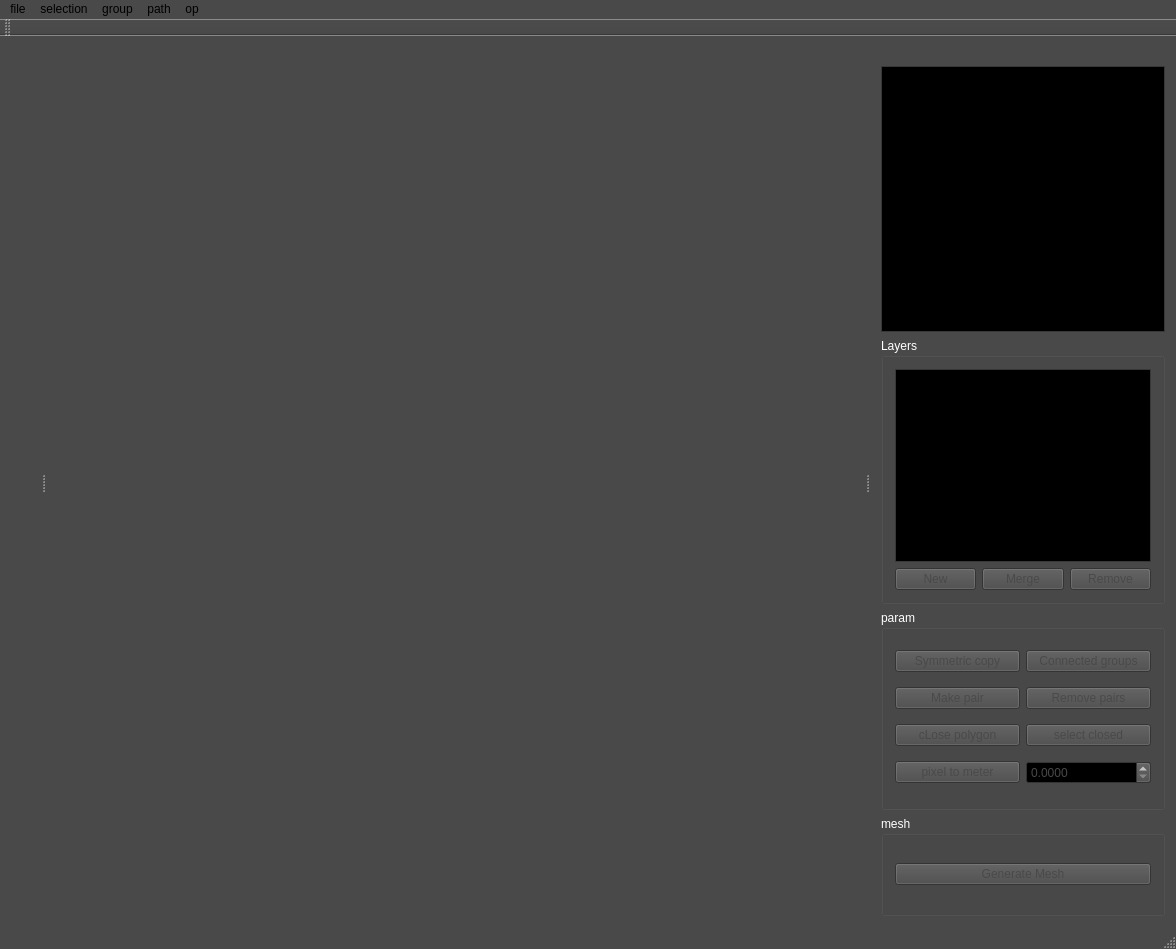
<?xml version="1.0" encoding="UTF-8"?>
<ui version="4.0">
 <class>SewingEditorClass</class>
 <widget class="QMainWindow" name="SewingEditorClass">
  <property name="geometry">
   <rect>
    <x>0</x>
    <y>0</y>
    <width>1176</width>
    <height>949</height>
   </rect>
  </property>
  <property name="palette">
   <palette>
    <active>
     <colorrole role="WindowText">
      <brush brushstyle="SolidPattern">
       <color alpha="255">
        <red>255</red>
        <green>255</green>
        <blue>255</blue>
       </color>
      </brush>
     </colorrole>
     <colorrole role="Button">
      <brush brushstyle="SolidPattern">
       <color alpha="255">
        <red>73</red>
        <green>73</green>
        <blue>73</blue>
       </color>
      </brush>
     </colorrole>
     <colorrole role="Light">
      <brush brushstyle="SolidPattern">
       <color alpha="255">
        <red>109</red>
        <green>109</green>
        <blue>109</blue>
       </color>
      </brush>
     </colorrole>
     <colorrole role="Midlight">
      <brush brushstyle="SolidPattern">
       <color alpha="255">
        <red>91</red>
        <green>91</green>
        <blue>91</blue>
       </color>
      </brush>
     </colorrole>
     <colorrole role="Dark">
      <brush brushstyle="SolidPattern">
       <color alpha="255">
        <red>36</red>
        <green>36</green>
        <blue>36</blue>
       </color>
      </brush>
     </colorrole>
     <colorrole role="Mid">
      <brush brushstyle="SolidPattern">
       <color alpha="255">
        <red>48</red>
        <green>48</green>
        <blue>48</blue>
       </color>
      </brush>
     </colorrole>
     <colorrole role="Text">
      <brush brushstyle="SolidPattern">
       <color alpha="255">
        <red>73</red>
        <green>73</green>
        <blue>73</blue>
       </color>
      </brush>
     </colorrole>
     <colorrole role="BrightText">
      <brush brushstyle="SolidPattern">
       <color alpha="255">
        <red>73</red>
        <green>73</green>
        <blue>73</blue>
       </color>
      </brush>
     </colorrole>
     <colorrole role="ButtonText">
      <brush brushstyle="SolidPattern">
       <color alpha="255">
        <red>73</red>
        <green>73</green>
        <blue>73</blue>
       </color>
      </brush>
     </colorrole>
     <colorrole role="Base">
      <brush brushstyle="SolidPattern">
       <color alpha="255">
        <red>0</red>
        <green>0</green>
        <blue>0</blue>
       </color>
      </brush>
     </colorrole>
     <colorrole role="Window">
      <brush brushstyle="SolidPattern">
       <color alpha="255">
        <red>73</red>
        <green>73</green>
        <blue>73</blue>
       </color>
      </brush>
     </colorrole>
     <colorrole role="Shadow">
      <brush brushstyle="SolidPattern">
       <color alpha="255">
        <red>0</red>
        <green>0</green>
        <blue>0</blue>
       </color>
      </brush>
     </colorrole>
     <colorrole role="HighlightedText">
      <brush brushstyle="SolidPattern">
       <color alpha="255">
        <red>73</red>
        <green>73</green>
        <blue>73</blue>
       </color>
      </brush>
     </colorrole>
     <colorrole role="AlternateBase">
      <brush brushstyle="SolidPattern">
       <color alpha="255">
        <red>36</red>
        <green>36</green>
        <blue>36</blue>
       </color>
      </brush>
     </colorrole>
     <colorrole role="NoRole">
      <brush brushstyle="SolidPattern">
       <color alpha="255">
        <red>73</red>
        <green>73</green>
        <blue>73</blue>
       </color>
      </brush>
     </colorrole>
     <colorrole role="ToolTipBase">
      <brush brushstyle="SolidPattern">
       <color alpha="255">
        <red>255</red>
        <green>255</green>
        <blue>220</blue>
       </color>
      </brush>
     </colorrole>
     <colorrole role="ToolTipText">
      <brush brushstyle="SolidPattern">
       <color alpha="255">
        <red>0</red>
        <green>0</green>
        <blue>0</blue>
       </color>
      </brush>
     </colorrole>
    </active>
    <inactive>
     <colorrole role="WindowText">
      <brush brushstyle="SolidPattern">
       <color alpha="255">
        <red>255</red>
        <green>255</green>
        <blue>255</blue>
       </color>
      </brush>
     </colorrole>
     <colorrole role="Button">
      <brush brushstyle="SolidPattern">
       <color alpha="255">
        <red>73</red>
        <green>73</green>
        <blue>73</blue>
       </color>
      </brush>
     </colorrole>
     <colorrole role="Light">
      <brush brushstyle="SolidPattern">
       <color alpha="255">
        <red>109</red>
        <green>109</green>
        <blue>109</blue>
       </color>
      </brush>
     </colorrole>
     <colorrole role="Midlight">
      <brush brushstyle="SolidPattern">
       <color alpha="255">
        <red>91</red>
        <green>91</green>
        <blue>91</blue>
       </color>
      </brush>
     </colorrole>
     <colorrole role="Dark">
      <brush brushstyle="SolidPattern">
       <color alpha="255">
        <red>36</red>
        <green>36</green>
        <blue>36</blue>
       </color>
      </brush>
     </colorrole>
     <colorrole role="Mid">
      <brush brushstyle="SolidPattern">
       <color alpha="255">
        <red>48</red>
        <green>48</green>
        <blue>48</blue>
       </color>
      </brush>
     </colorrole>
     <colorrole role="Text">
      <brush brushstyle="SolidPattern">
       <color alpha="255">
        <red>73</red>
        <green>73</green>
        <blue>73</blue>
       </color>
      </brush>
     </colorrole>
     <colorrole role="BrightText">
      <brush brushstyle="SolidPattern">
       <color alpha="255">
        <red>73</red>
        <green>73</green>
        <blue>73</blue>
       </color>
      </brush>
     </colorrole>
     <colorrole role="ButtonText">
      <brush brushstyle="SolidPattern">
       <color alpha="255">
        <red>73</red>
        <green>73</green>
        <blue>73</blue>
       </color>
      </brush>
     </colorrole>
     <colorrole role="Base">
      <brush brushstyle="SolidPattern">
       <color alpha="255">
        <red>0</red>
        <green>0</green>
        <blue>0</blue>
       </color>
      </brush>
     </colorrole>
     <colorrole role="Window">
      <brush brushstyle="SolidPattern">
       <color alpha="255">
        <red>73</red>
        <green>73</green>
        <blue>73</blue>
       </color>
      </brush>
     </colorrole>
     <colorrole role="Shadow">
      <brush brushstyle="SolidPattern">
       <color alpha="255">
        <red>0</red>
        <green>0</green>
        <blue>0</blue>
       </color>
      </brush>
     </colorrole>
     <colorrole role="HighlightedText">
      <brush brushstyle="SolidPattern">
       <color alpha="255">
        <red>73</red>
        <green>73</green>
        <blue>73</blue>
       </color>
      </brush>
     </colorrole>
     <colorrole role="AlternateBase">
      <brush brushstyle="SolidPattern">
       <color alpha="255">
        <red>36</red>
        <green>36</green>
        <blue>36</blue>
       </color>
      </brush>
     </colorrole>
     <colorrole role="NoRole">
      <brush brushstyle="SolidPattern">
       <color alpha="255">
        <red>73</red>
        <green>73</green>
        <blue>73</blue>
       </color>
      </brush>
     </colorrole>
     <colorrole role="ToolTipBase">
      <brush brushstyle="SolidPattern">
       <color alpha="255">
        <red>255</red>
        <green>255</green>
        <blue>220</blue>
       </color>
      </brush>
     </colorrole>
     <colorrole role="ToolTipText">
      <brush brushstyle="SolidPattern">
       <color alpha="255">
        <red>0</red>
        <green>0</green>
        <blue>0</blue>
       </color>
      </brush>
     </colorrole>
    </inactive>
    <disabled>
     <colorrole role="WindowText">
      <brush brushstyle="SolidPattern">
       <color alpha="255">
        <red>36</red>
        <green>36</green>
        <blue>36</blue>
       </color>
      </brush>
     </colorrole>
     <colorrole role="Button">
      <brush brushstyle="SolidPattern">
       <color alpha="255">
        <red>73</red>
        <green>73</green>
        <blue>73</blue>
       </color>
      </brush>
     </colorrole>
     <colorrole role="Light">
      <brush brushstyle="SolidPattern">
       <color alpha="255">
        <red>109</red>
        <green>109</green>
        <blue>109</blue>
       </color>
      </brush>
     </colorrole>
     <colorrole role="Midlight">
      <brush brushstyle="SolidPattern">
       <color alpha="255">
        <red>91</red>
        <green>91</green>
        <blue>91</blue>
       </color>
      </brush>
     </colorrole>
     <colorrole role="Dark">
      <brush brushstyle="SolidPattern">
       <color alpha="255">
        <red>36</red>
        <green>36</green>
        <blue>36</blue>
       </color>
      </brush>
     </colorrole>
     <colorrole role="Mid">
      <brush brushstyle="SolidPattern">
       <color alpha="255">
        <red>48</red>
        <green>48</green>
        <blue>48</blue>
       </color>
      </brush>
     </colorrole>
     <colorrole role="Text">
      <brush brushstyle="SolidPattern">
       <color alpha="255">
        <red>36</red>
        <green>36</green>
        <blue>36</blue>
       </color>
      </brush>
     </colorrole>
     <colorrole role="BrightText">
      <brush brushstyle="SolidPattern">
       <color alpha="255">
        <red>73</red>
        <green>73</green>
        <blue>73</blue>
       </color>
      </brush>
     </colorrole>
     <colorrole role="ButtonText">
      <brush brushstyle="SolidPattern">
       <color alpha="255">
        <red>36</red>
        <green>36</green>
        <blue>36</blue>
       </color>
      </brush>
     </colorrole>
     <colorrole role="Base">
      <brush brushstyle="SolidPattern">
       <color alpha="255">
        <red>73</red>
        <green>73</green>
        <blue>73</blue>
       </color>
      </brush>
     </colorrole>
     <colorrole role="Window">
      <brush brushstyle="SolidPattern">
       <color alpha="255">
        <red>73</red>
        <green>73</green>
        <blue>73</blue>
       </color>
      </brush>
     </colorrole>
     <colorrole role="Shadow">
      <brush brushstyle="SolidPattern">
       <color alpha="255">
        <red>0</red>
        <green>0</green>
        <blue>0</blue>
       </color>
      </brush>
     </colorrole>
     <colorrole role="HighlightedText">
      <brush brushstyle="SolidPattern">
       <color alpha="255">
        <red>73</red>
        <green>73</green>
        <blue>73</blue>
       </color>
      </brush>
     </colorrole>
     <colorrole role="AlternateBase">
      <brush brushstyle="SolidPattern">
       <color alpha="255">
        <red>73</red>
        <green>73</green>
        <blue>73</blue>
       </color>
      </brush>
     </colorrole>
     <colorrole role="NoRole">
      <brush brushstyle="SolidPattern">
       <color alpha="255">
        <red>73</red>
        <green>73</green>
        <blue>73</blue>
       </color>
      </brush>
     </colorrole>
     <colorrole role="ToolTipBase">
      <brush brushstyle="SolidPattern">
       <color alpha="255">
        <red>255</red>
        <green>255</green>
        <blue>220</blue>
       </color>
      </brush>
     </colorrole>
     <colorrole role="ToolTipText">
      <brush brushstyle="SolidPattern">
       <color alpha="255">
        <red>0</red>
        <green>0</green>
        <blue>0</blue>
       </color>
      </brush>
     </colorrole>
    </disabled>
   </palette>
  </property>
  <property name="windowTitle">
   <string>SewingEditor</string>
  </property>
  <property name="autoFillBackground">
   <bool>true</bool>
  </property>
  <property name="documentMode">
   <bool>false</bool>
  </property>
  <widget class="QWidget" name="centralWidget">
   <layout class="QGridLayout" name="gridLayout">
    <item row="0" column="0">
     <widget class="SvgViewer" name="widget" native="true"/>
    </item>
   </layout>
  </widget>
  <widget class="QMenuBar" name="menuBar">
   <property name="enabled">
    <bool>true</bool>
   </property>
   <property name="geometry">
    <rect>
     <x>0</x>
     <y>0</y>
     <width>1176</width>
     <height>21</height>
    </rect>
   </property>
   <property name="palette">
    <palette>
     <active>
      <colorrole role="WindowText">
       <brush brushstyle="SolidPattern">
        <color alpha="255">
         <red>73</red>
         <green>73</green>
         <blue>73</blue>
        </color>
       </brush>
      </colorrole>
      <colorrole role="Button">
       <brush brushstyle="SolidPattern">
        <color alpha="255">
         <red>73</red>
         <green>73</green>
         <blue>73</blue>
        </color>
       </brush>
      </colorrole>
      <colorrole role="Base">
       <brush brushstyle="SolidPattern">
        <color alpha="255">
         <red>73</red>
         <green>73</green>
         <blue>73</blue>
        </color>
       </brush>
      </colorrole>
      <colorrole role="Window">
       <brush brushstyle="SolidPattern">
        <color alpha="255">
         <red>73</red>
         <green>73</green>
         <blue>73</blue>
        </color>
       </brush>
      </colorrole>
     </active>
     <inactive>
      <colorrole role="WindowText">
       <brush brushstyle="SolidPattern">
        <color alpha="255">
         <red>73</red>
         <green>73</green>
         <blue>73</blue>
        </color>
       </brush>
      </colorrole>
      <colorrole role="Button">
       <brush brushstyle="SolidPattern">
        <color alpha="255">
         <red>73</red>
         <green>73</green>
         <blue>73</blue>
        </color>
       </brush>
      </colorrole>
      <colorrole role="Base">
       <brush brushstyle="SolidPattern">
        <color alpha="255">
         <red>73</red>
         <green>73</green>
         <blue>73</blue>
        </color>
       </brush>
      </colorrole>
      <colorrole role="Window">
       <brush brushstyle="SolidPattern">
        <color alpha="255">
         <red>73</red>
         <green>73</green>
         <blue>73</blue>
        </color>
       </brush>
      </colorrole>
     </inactive>
     <disabled>
      <colorrole role="WindowText">
       <brush brushstyle="SolidPattern">
        <color alpha="255">
         <red>36</red>
         <green>36</green>
         <blue>36</blue>
        </color>
       </brush>
      </colorrole>
      <colorrole role="Button">
       <brush brushstyle="SolidPattern">
        <color alpha="255">
         <red>73</red>
         <green>73</green>
         <blue>73</blue>
        </color>
       </brush>
      </colorrole>
      <colorrole role="Base">
       <brush brushstyle="SolidPattern">
        <color alpha="255">
         <red>73</red>
         <green>73</green>
         <blue>73</blue>
        </color>
       </brush>
      </colorrole>
      <colorrole role="Window">
       <brush brushstyle="SolidPattern">
        <color alpha="255">
         <red>73</red>
         <green>73</green>
         <blue>73</blue>
        </color>
       </brush>
      </colorrole>
     </disabled>
    </palette>
   </property>
   <property name="autoFillBackground">
    <bool>false</bool>
   </property>
   <property name="styleSheet">
    <string notr="true">background-color: rgb(73, 73, 73);</string>
   </property>
   <property name="defaultUp">
    <bool>false</bool>
   </property>
   <property name="nativeMenuBar">
    <bool>false</bool>
   </property>
   <widget class="QMenu" name="menuFile">
    <property name="palette">
     <palette>
      <active>
       <colorrole role="Button">
        <brush brushstyle="SolidPattern">
         <color alpha="255">
          <red>73</red>
          <green>73</green>
          <blue>73</blue>
         </color>
        </brush>
       </colorrole>
       <colorrole role="Base">
        <brush brushstyle="SolidPattern">
         <color alpha="255">
          <red>73</red>
          <green>73</green>
          <blue>73</blue>
         </color>
        </brush>
       </colorrole>
       <colorrole role="Window">
        <brush brushstyle="SolidPattern">
         <color alpha="255">
          <red>73</red>
          <green>73</green>
          <blue>73</blue>
         </color>
        </brush>
       </colorrole>
      </active>
      <inactive>
       <colorrole role="Button">
        <brush brushstyle="SolidPattern">
         <color alpha="255">
          <red>73</red>
          <green>73</green>
          <blue>73</blue>
         </color>
        </brush>
       </colorrole>
       <colorrole role="Base">
        <brush brushstyle="SolidPattern">
         <color alpha="255">
          <red>73</red>
          <green>73</green>
          <blue>73</blue>
         </color>
        </brush>
       </colorrole>
       <colorrole role="Window">
        <brush brushstyle="SolidPattern">
         <color alpha="255">
          <red>73</red>
          <green>73</green>
          <blue>73</blue>
         </color>
        </brush>
       </colorrole>
      </inactive>
      <disabled>
       <colorrole role="Button">
        <brush brushstyle="SolidPattern">
         <color alpha="255">
          <red>73</red>
          <green>73</green>
          <blue>73</blue>
         </color>
        </brush>
       </colorrole>
       <colorrole role="Base">
        <brush brushstyle="SolidPattern">
         <color alpha="255">
          <red>73</red>
          <green>73</green>
          <blue>73</blue>
         </color>
        </brush>
       </colorrole>
       <colorrole role="Window">
        <brush brushstyle="SolidPattern">
         <color alpha="255">
          <red>73</red>
          <green>73</green>
          <blue>73</blue>
         </color>
        </brush>
       </colorrole>
      </disabled>
     </palette>
    </property>
    <property name="autoFillBackground">
     <bool>false</bool>
    </property>
    <property name="styleSheet">
     <string notr="true"/>
    </property>
    <property name="title">
     <string>file</string>
    </property>
    <addaction name="actionLoad_svg"/>
    <addaction name="actionSave_svg"/>
   </widget>
   <widget class="QMenu" name="menuSelection">
    <property name="autoFillBackground">
     <bool>false</bool>
    </property>
    <property name="styleSheet">
     <string notr="true"/>
    </property>
    <property name="title">
     <string>selection</string>
    </property>
    <addaction name="actionSelect_all"/>
    <addaction name="actionSelect_none"/>
    <addaction name="actionSelect_inverse"/>
    <addaction name="actionDelete_selected"/>
    <addaction name="actionSelect_similar_width"/>
   </widget>
   <widget class="QMenu" name="menuGroup">
    <property name="styleSheet">
     <string notr="true"/>
    </property>
    <property name="title">
     <string>group</string>
    </property>
    <addaction name="actionGroup"/>
    <addaction name="actionUngroup"/>
    <addaction name="actionFix_grouping"/>
   </widget>
   <widget class="QMenu" name="menuPath">
    <property name="styleSheet">
     <string notr="true"/>
    </property>
    <property name="title">
     <string>path</string>
    </property>
    <addaction name="actionSplit_selected_path"/>
    <addaction name="actionMerge_selected_path"/>
   </widget>
   <widget class="QMenu" name="menuOp">
    <property name="styleSheet">
     <string notr="true"/>
    </property>
    <property name="title">
     <string>op</string>
    </property>
    <addaction name="actionUndo"/>
    <addaction name="actionRedo"/>
   </widget>
   <addaction name="menuFile"/>
   <addaction name="menuSelection"/>
   <addaction name="menuGroup"/>
   <addaction name="menuPath"/>
   <addaction name="menuOp"/>
  </widget>
  <widget class="QToolBar" name="mainToolBar">
   <property name="palette">
    <palette>
     <active>
      <colorrole role="WindowText">
       <brush brushstyle="SolidPattern">
        <color alpha="255">
         <red>73</red>
         <green>73</green>
         <blue>73</blue>
        </color>
       </brush>
      </colorrole>
     </active>
     <inactive>
      <colorrole role="WindowText">
       <brush brushstyle="SolidPattern">
        <color alpha="255">
         <red>73</red>
         <green>73</green>
         <blue>73</blue>
        </color>
       </brush>
      </colorrole>
     </inactive>
     <disabled>
      <colorrole role="WindowText">
       <brush brushstyle="SolidPattern">
        <color alpha="255">
         <red>36</red>
         <green>36</green>
         <blue>36</blue>
        </color>
       </brush>
      </colorrole>
     </disabled>
    </palette>
   </property>
   <property name="autoFillBackground">
    <bool>true</bool>
   </property>
   <attribute name="toolBarArea">
    <enum>TopToolBarArea</enum>
   </attribute>
   <attribute name="toolBarBreak">
    <bool>false</bool>
   </attribute>
  </widget>
  <widget class="QStatusBar" name="statusBar"/>
  <widget class="QDockWidget" name="dockWidgetRight">
   <property name="minimumSize">
    <size>
     <width>275</width>
     <height>575</height>
    </size>
   </property>
   <property name="features">
    <set>QDockWidget::NoDockWidgetFeatures</set>
   </property>
   <property name="allowedAreas">
    <set>Qt::RightDockWidgetArea</set>
   </property>
   <attribute name="dockWidgetArea">
    <number>2</number>
   </attribute>
   <widget class="QWidget" name="dockWidgetRightContents">
    <layout class="QGridLayout" name="gridLayout_4">
     <item row="0" column="0">
      <widget class="QListWidget" name="listHistory">
       <property name="styleSheet">
        <string notr="true"/>
       </property>
       <property name="tabKeyNavigation">
        <bool>false</bool>
       </property>
      </widget>
     </item>
     <item row="1" column="0">
      <widget class="QGroupBox" name="gbLayers">
       <property name="title">
        <string>Layers</string>
       </property>
       <layout class="QGridLayout" name="gridLayout_2">
        <item row="0" column="0" colspan="3">
         <widget class="QListWidget" name="listLayers">
          <property name="styleSheet">
           <string notr="true"/>
          </property>
          <property name="tabKeyNavigation">
           <bool>true</bool>
          </property>
          <property name="dragEnabled">
           <bool>true</bool>
          </property>
          <property name="dragDropMode">
           <enum>QAbstractItemView::InternalMove</enum>
          </property>
          <property name="selectionMode">
           <enum>QAbstractItemView::ExtendedSelection</enum>
          </property>
          <property name="resizeMode">
           <enum>QListView::Adjust</enum>
          </property>
          <property name="layoutMode">
           <enum>QListView::Batched</enum>
          </property>
          <property name="gridSize">
           <size>
            <width>50</width>
            <height>20</height>
           </size>
          </property>
          <property name="viewMode">
           <enum>QListView::ListMode</enum>
          </property>
         </widget>
        </item>
        <item row="1" column="0">
         <widget class="QPushButton" name="pbNewLayer">
          <property name="toolTip">
           <string>copy selected objs to new layer (CTRL+N)</string>
          </property>
          <property name="text">
           <string>New</string>
          </property>
          <property name="shortcut">
           <string>Ctrl+N</string>
          </property>
         </widget>
        </item>
        <item row="1" column="1">
         <widget class="QPushButton" name="pbMergeLayers">
          <property name="toolTip">
           <string>merge selected layers (CTRL+M)</string>
          </property>
          <property name="text">
           <string>Merge</string>
          </property>
          <property name="shortcut">
           <string>Ctrl+M</string>
          </property>
         </widget>
        </item>
        <item row="1" column="2">
         <widget class="QPushButton" name="pbRemoveLayers">
          <property name="toolTip">
           <string>remove selected layers (CTRL+R)</string>
          </property>
          <property name="text">
           <string>Remove</string>
          </property>
          <property name="shortcut">
           <string>Ctrl+R</string>
          </property>
         </widget>
        </item>
       </layout>
      </widget>
     </item>
     <item row="2" column="0">
      <widget class="QGroupBox" name="gbParam">
       <property name="minimumSize">
        <size>
         <width>0</width>
         <height>200</height>
        </size>
       </property>
       <property name="title">
        <string>param</string>
       </property>
       <layout class="QGridLayout" name="gridLayout_3">
        <item row="0" column="0">
         <widget class="QPushButton" name="pbSymmetricCopy">
          <property name="toolTip">
           <string>symmetrically copy selected polygons (ALT+S)</string>
          </property>
          <property name="text">
           <string>Symmetric copy</string>
          </property>
          <property name="shortcut">
           <string>Alt+S</string>
          </property>
         </widget>
        </item>
        <item row="0" column="1">
         <widget class="QPushButton" name="pbToConnectedGroups">
          <property name="toolTip">
           <string>convert selected path to polygons (ALT+C)</string>
          </property>
          <property name="text">
           <string>Connected groups</string>
          </property>
          <property name="shortcut">
           <string>Alt+C</string>
          </property>
         </widget>
        </item>
        <item row="1" column="0">
         <widget class="QPushButton" name="pbMakePair">
          <property name="toolTip">
           <string>make selected poly edges to pairs (ALT+M)</string>
          </property>
          <property name="text">
           <string>Make pair</string>
          </property>
          <property name="shortcut">
           <string>Alt+M</string>
          </property>
         </widget>
        </item>
        <item row="1" column="1">
         <widget class="QPushButton" name="pbRemovePairs">
          <property name="toolTip">
           <string>remove selected pairs</string>
          </property>
          <property name="text">
           <string>Remove pairs</string>
          </property>
          <property name="shortcut">
           <string>Alt+R</string>
          </property>
         </widget>
        </item>
        <item row="2" column="0">
         <widget class="QPushButton" name="pbClosePolygon">
          <property name="toolTip">
           <string>make selected polygon closed (ALT+L)</string>
          </property>
          <property name="text">
           <string>cLose polygon</string>
          </property>
          <property name="shortcut">
           <string>Alt+L</string>
          </property>
         </widget>
        </item>
        <item row="2" column="1">
         <widget class="QPushButton" name="pbSelectClosed">
          <property name="toolTip">
           <string>select closed polygons</string>
          </property>
          <property name="text">
           <string>select closed</string>
          </property>
         </widget>
        </item>
        <item row="3" column="0">
         <widget class="QPushButton" name="pbPixelToMeter">
          <property name="toolTip">
           <string>1 meter  == ? pixels</string>
          </property>
          <property name="text">
           <string>pixel to meter</string>
          </property>
         </widget>
        </item>
        <item row="3" column="1">
         <widget class="QDoubleSpinBox" name="sbPixelToMeter">
          <property name="decimals">
           <number>4</number>
          </property>
          <property name="maximum">
           <double>999999.000000000000000</double>
          </property>
         </widget>
        </item>
       </layout>
      </widget>
     </item>
     <item row="3" column="0">
      <widget class="QGroupBox" name="groupBox">
       <property name="minimumSize">
        <size>
         <width>0</width>
         <height>100</height>
        </size>
       </property>
       <property name="title">
        <string>mesh</string>
       </property>
       <layout class="QGridLayout" name="gridLayout_5">
        <item row="0" column="0">
         <widget class="QPushButton" name="pbGenerateMesh">
          <property name="text">
           <string>Generate Mesh</string>
          </property>
         </widget>
        </item>
       </layout>
      </widget>
     </item>
    </layout>
   </widget>
  </widget>
  <widget class="QDockWidget" name="dockWidgetLeft">
   <property name="minimumSize">
    <size>
     <width>40</width>
     <height>80</height>
    </size>
   </property>
   <property name="maximumSize">
    <size>
     <width>50</width>
     <height>99999</height>
    </size>
   </property>
   <property name="floating">
    <bool>false</bool>
   </property>
   <property name="features">
    <set>QDockWidget::NoDockWidgetFeatures</set>
   </property>
   <property name="allowedAreas">
    <set>Qt::LeftDockWidgetArea</set>
   </property>
   <property name="windowTitle">
    <string/>
   </property>
   <attribute name="dockWidgetArea">
    <number>1</number>
   </attribute>
   <widget class="QWidget" name="dockWidgetLeftContents"/>
  </widget>
  <action name="actionLoad_svg">
   <property name="text">
    <string>open svg</string>
   </property>
   <property name="shortcut">
    <string>Ctrl+O</string>
   </property>
  </action>
  <action name="actionSave_svg">
   <property name="text">
    <string>save svg</string>
   </property>
   <property name="shortcut">
    <string>Ctrl+S</string>
   </property>
  </action>
  <action name="actionSelect_all">
   <property name="text">
    <string>select all</string>
   </property>
   <property name="shortcut">
    <string>Ctrl+A</string>
   </property>
  </action>
  <action name="actionSelect_none">
   <property name="text">
    <string>select none</string>
   </property>
   <property name="shortcut">
    <string>Ctrl+D</string>
   </property>
  </action>
  <action name="actionSelect_inverse">
   <property name="text">
    <string>select inverse</string>
   </property>
   <property name="shortcut">
    <string>Ctrl+Shift+I</string>
   </property>
  </action>
  <action name="actionGroup">
   <property name="text">
    <string>group</string>
   </property>
   <property name="shortcut">
    <string>Ctrl+G</string>
   </property>
  </action>
  <action name="actionUngroup">
   <property name="text">
    <string>ungroup</string>
   </property>
   <property name="shortcut">
    <string>Ctrl+Shift+G</string>
   </property>
  </action>
  <action name="actionDelete_selected">
   <property name="text">
    <string>delete selected</string>
   </property>
   <property name="shortcut">
    <string>Del</string>
   </property>
  </action>
  <action name="actionSplit_selected_path">
   <property name="text">
    <string>split selected path</string>
   </property>
   <property name="shortcut">
    <string>Ctrl+Shift+P</string>
   </property>
  </action>
  <action name="actionMerge_selected_path">
   <property name="text">
    <string>merge selected path</string>
   </property>
   <property name="shortcut">
    <string>Ctrl+P</string>
   </property>
  </action>
  <action name="actionFix_grouping">
   <property name="text">
    <string>fix grouping</string>
   </property>
  </action>
  <action name="actionSelect_similar_width">
   <property name="text">
    <string>select similar width</string>
   </property>
   <property name="shortcut">
    <string>Ctrl+W</string>
   </property>
  </action>
  <action name="actionUndo">
   <property name="text">
    <string>undo</string>
   </property>
   <property name="shortcut">
    <string>Ctrl+Z</string>
   </property>
  </action>
  <action name="actionRedo">
   <property name="text">
    <string>redo</string>
   </property>
   <property name="shortcut">
    <string>Ctrl+Shift+Z</string>
   </property>
  </action>
  <action name="actionSelect_connected">
   <property name="text">
    <string>select connected</string>
   </property>
  </action>
 </widget>
 <layoutdefault spacing="6" margin="11"/>
 <customwidgets>
  <customwidget>
   <class>SvgViewer</class>
   <extends>QWidget</extends>
   <header>svgviewer.h</header>
   <container>1</container>
  </customwidget>
 </customwidgets>
 <resources>
  <include location="sewingeditor.qrc"/>
 </resources>
 <connections/>
</ui>
